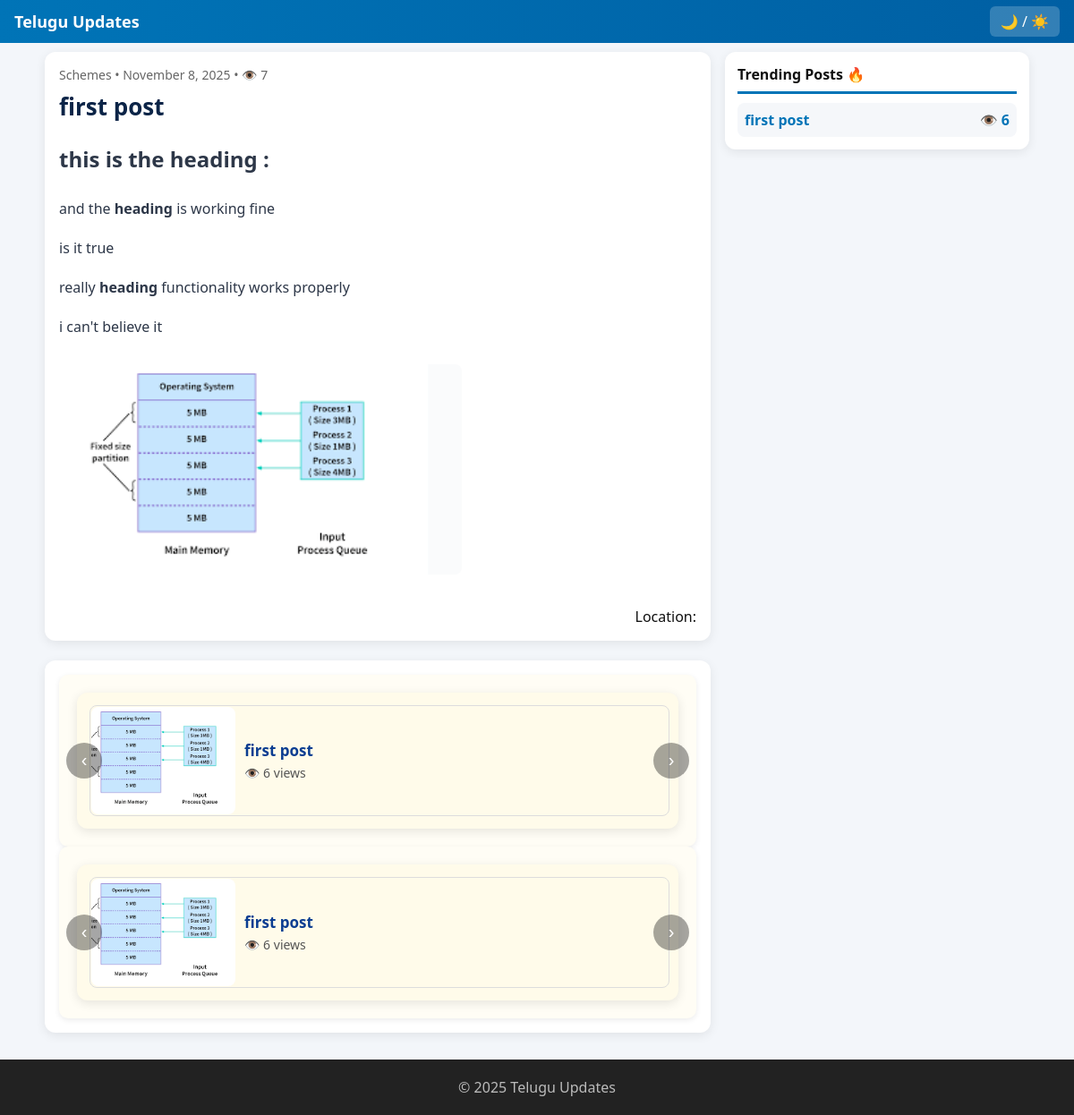
Screenshot of /post.php?id=3 with the database file from the repository.
### tables this page shows
CREATE TABLE IF NOT EXISTS `posts` (
  `id` INT(11) NOT NULL AUTO_INCREMENT,
  `title` VARCHAR(255) NOT NULL,
  `slug` VARCHAR(255) NOT NULL DEFAULT '',
  `category_id` INT(11) DEFAULT NULL,
  `excerpt` TEXT DEFAULT NULL,
  `content_html` LONGTEXT DEFAULT NULL,
  `thumb` VARCHAR(1024) DEFAULT NULL,
  `published` TINYINT(1) DEFAULT 0,
  `created_at` DATETIME NOT NULL DEFAULT CURRENT_TIMESTAMP,
  `labels` VARCHAR(255) DEFAULT '',
  `location` VARCHAR(255) DEFAULT '',
  `meta_description` TEXT DEFAULT NULL,
  `meta_keywords` TEXT DEFAULT NULL,
  `views` INT(11) DEFAULT 0,
  PRIMARY KEY (`id`),
  KEY `category_id` (`category_id`),
  CONSTRAINT `posts_ibfk_1` FOREIGN KEY (`category_id`) REFERENCES `categories` (`id`) ON DELETE SET NULL
);

CREATE TABLE IF NOT EXISTS `categories` (
  `id` INT(11) NOT NULL AUTO_INCREMENT,
  `name` VARCHAR(255) NOT NULL,
  `slug` VARCHAR(255) NOT NULL DEFAULT '',
  `post_count` INT(11) DEFAULT 0,
  `created_at` DATETIME NOT NULL DEFAULT CURRENT_TIMESTAMP,
  PRIMARY KEY (`id`)
);

### inc/functions.php (called while the page is built, shortened)
<?php
require_once __DIR__ . '/db.php';
$servername = $servername ?? DB_HOST ?? 'localhost';
$username   = $username ?? DB_USER ?? 'root';
$password   = $password ?? DB_PASS ?? '';
$dbname     = $dbname ?? DB_NAME ?? 'test';
function h($s) {
    return htmlspecialchars((string)$s, ENT_QUOTES, 'UTF-8');
}
try {
    $pdo = new PDO(
        "mysql:host=$servername;dbname=$dbname;charset=utf8mb4",
        $username,
        $password
    );
    $pdo->setAttribute(PDO::ATTR_ERRMODE, PDO::ERRMODE_EXCEPTION);
} catch (PDOException $e) {
    die("Database connection failed: " . $e->getMessage());
}
function get_settings() {
    static $settings = null;
    global $pdo;
    if ($settings === null) {
        $settings = [
            'site_title' => defined('SITE_TITLE') ? SITE_TITLE : 'My Site',
            'site_tagline' => defined('SITE_TAGLINE') ? SITE_TAGLINE : '',
            'adsense_id' => ''
        ];
        try {
            $stmt = $pdo->query("SELECT `key`,`value` FROM settings");
            foreach ($stmt->fetchAll(PDO::FETCH_ASSOC) as $row) {
                $settings[$row['key']] = $row['value'];
            }
        } catch (Exception $e) {
        }
    }
    return $settings;
}
?>

### post.php (the view, shortened to what this page needs)
<?php
require_once __DIR__ . '/inc/functions.php';
$id = isset($_GET['id']) ? (int)$_GET['id'] : 0;
function column_exists(PDO $pdo, $table, $column) {
    $sql = "SELECT COUNT(*) FROM INFORMATION_SCHEMA.COLUMNS WHERE TABLE_SCHEMA = DATABASE() AND TABLE_NAME = ? AND COLUMN_NAME = ?";
    $stmt = $pdo->prepare($sql);
    $stmt->execute([$table, $column]);
    return (bool)$stmt->fetchColumn();
}
$views_available = false;
try { $views_available = column_exists($pdo, 'posts', 'views'); } catch (Exception $e) {}
$stmt = $pdo->prepare('SELECT p.*, c.name AS category FROM posts p LEFT JOIN categories c ON p.category_id=c.id WHERE p.id=? AND p.published=1 LIMIT 1');
$stmt->execute([$id]);
$post = $stmt->fetch(PDO::FETCH_ASSOC);
if ($views_available) {
    $pdo->prepare('UPDATE posts SET views=views+1 WHERE id=?')->execute([$id]);
    $post['views'] = ($post['views'] ?? 0) + 1;
}
$popular = $pdo->query("SELECT id,title,thumb,views FROM posts WHERE published=1 ORDER BY views DESC,created_at DESC LIMIT 10")->fetchAll(PDO::FETCH_ASSOC);
$recent  = $pdo->query("SELECT id,title,thumb,views FROM posts WHERE published=1 ORDER BY created_at DESC LIMIT 10")->fetchAll(PDO::FETCH_ASSOC);
$trend   = $pdo->query("SELECT id,title,views FROM posts WHERE published=1 ORDER BY views DESC LIMIT 5")->fetchAll(PDO::FETCH_ASSOC);
$settings = get_settings();
?>
<!doctype html>
<html lang="te">
<head>
</head>
<body>
<header>
  <div class="site-title"><?= h($settings['site_title']); ?></div>
  <div><span class="toggle-dark" onclick="toggleDarkMode()">🌙 / ☀️</span></div>
</header>
<main class="container">
<div>
  <article class="card">
    <div class="meta"><?= h($post['category'] ?? 'General'); ?> • <?= h(date('F j, Y', strtotime($post['created_at']))); ?> • 👁️ <?= (int)$post['views']; ?></div>
    <h1><?= h($post['title']); ?></h1>
    <div class="post-content"><?= $post['content_html']; ?></div>
    <div style="text-align:right;">Location: <b><?= h($post['location']); ?></b></div>
  </article>
  <br>
  <article class="card">
    <div class="tiles-slider popular-slider">
      <button class="slider-btn prev-btn">‹</button>
      <div class="tiles-track" id="popularTrack">
        <?php foreach($popular as $p): $thumb = $p['thumb'] ?? ''; ?>
        <div class="tile">
          <a class="tile-link" href="post.php?id=<?= (int)$p['id']; ?>">
            <div class="tile-content">
              <?php if(!empty($thumb)): ?>
                <img src="<?= h($thumb); ?>" alt="<?= h($p['title']); ?>" class="tile-thumb">
              <?php else: ?>
                <div class="tile-thumb" style="display:flex;align-items:center;justify-content:center;background:#eef7f1;color:#059669;font-weight:700">No Image</div>
              <?php endif; ?>
              <div>
                <div class="tile-title"><?= h($p['title']); ?></div>
                <div class="tile-views">👁️ <?= (int)$p['views']; ?> views</div>
              </div>
            </div>
          </a>
        </div>
        <?php endforeach; ?>
      </div>
      <button class="slider-btn next-btn">›</button>
    </div>
    <div class="tiles-slider recent-slider">
      <button class="slider-btn prev-btn">‹</button>
      <div class="tiles-track" id="recentTrack">
        <?php foreach($recent as $r): $thumb = $r['thumb'] ?? ''; ?>
        <div class="tile">
          <a class="tile-link" href="post.php?id=<?= (int)$r['id']; ?>">
            <div class="tile-content">
              <?php if(!empty($thumb)): ?>
                <img src="<?= h($thumb); ?>" alt="<?= h($r['title']); ?>" class="tile-thumb">
              <?php else: ?>
                <div class="tile-thumb" style="display:flex;align-items:center;justify-content:center;background:#eef7f1;color:#059669;font-weight:700">No Image</div>
              <?php endif; ?>
              <div>
                <div class="tile-title"><?= h($r['title']); ?></div>
                <div class="tile-views">👁️ <?= (int)$r['views']; ?> views</div>
              </div>
            </div>
          </a>
        </div>
        <?php endforeach; ?>
      </div>
      <button class="slider-btn next-btn">›</button>
    </div>
  </article>
</div>
<div>
  <aside>
    <div class="sidebar-card">
      <h4>Trending Posts 🔥</h4>
      <div class="trending-list">
        <?php foreach($trend as $t): ?>
          <a class="trending-item" href="post.php?id=<?= (int)$t['id']; ?>">
            <span><?= h($t['title']); ?></span>
            <span>👁️ <?= (int)$t['views']; ?></span>
          </a>
        <?php endforeach; ?>
      </div>
    </div>
  </aside>
</div>
</main>
<footer>&copy; <?= date('Y').' '.h($settings['site_title']); ?></footer>
</body>
</html>

### post.php (style rules this page uses)
body { margin:0; font-family:'Segoe UI',sans-serif; background:#f3f6fa; color:#111; overflow-x:hidden; }
header { background:linear-gradient(90deg,#0074b7,#005fa3); color:#fff; padding:12px 16px; display:flex; justify-content:space-between; align-items:center; }
header .site-title { font-weight:700; font-size:18px; }
.toggle-dark { cursor:pointer; background:rgba(255,255,255,.1); padding:6px 10px; border-radius:6px; }
.container { max-width:1100px; margin:10px auto; display:grid; grid-template-columns:1fr 340px; gap:16px; padding:0 12px; }
.card { background:#fff; border-radius:12px; padding:16px; box-shadow:0 3px 12px rgba(0,0,0,0.08); }
.meta { color:#666; font-size:14px; margin-bottom:8px; }
h1 { margin:8px 0 14px; font-size:26px; color:#0b2447; }
.post-content { font-size:16px; line-height:1.75; color:#2d3748; overflow-wrap:break-word; }
.post-content img { max-width:100%; border-radius:8px; height:auto; margin:12px 0; }
.tiles-slider { position:relative; overflow:hidden; padding:10px; background:#fffdf5; border-radius:10px; box-shadow:0 2px 6px rgba(0,0,0,.08); }
.tiles-track { display:flex; transition:transform .5s ease; align-items:stretch; width:100%; }
.tile { flex:0 0 100%; max-width:100%; padding:10px; box-sizing:border-box; }
.tile-link { display:flex; flex-direction:column; align-items:flex-start; gap:12px; padding:14px; background:#fffbea; border-radius:12px; box-shadow:0 3px 12px rgba(0,0,0,0.1); text-decoration:none; color:#111; min-height:120px; }
.tile-thumb { width:25%; height:120px; object-fit:cover; border-radius:8px; }
.tile-title { font-weight:700; color:#0b3d91; font-size:17px; line-height:1.4; }
.tile-views { font-size:14px;color:#555;margin-top:4px; }
.slider-btn { position:absolute; top:50%; transform:translateY(-50%); border:none; width:40px; height:40px; border-radius:50%; background:rgba(0,0,0,.35); color:#fff; font-size:20px; cursor:pointer; z-index:5; }
.prev-btn { left:8px }
.next-btn { right:8px }
aside { background:#fff; border-radius:12px; padding:14px; box-shadow:0 3px 12px rgba(0,0,0,0.08); height:fit-content; }
.sidebar-card h4 { margin:0 0 10px; border-bottom:3px solid #0074b7; padding-bottom:8px; }
.trending-list { list-style:none; padding:0; margin:0; display:flex; flex-direction:column; gap:8px; }
.trending-item { display:flex; justify-content:space-between; align-items:center; padding:8px; border-radius:8px; background:#f5f7fa; text-decoration:none; color:#0074b7; font-weight:600; }
footer { background:#222; color:#bbb; text-align:center; padding:20px; margin-top:30px; }
.tile-content { width:100%; display:flex; align-items:center; gap:10px; background:#fffbea; border:1px solid #ddd; padding:1px; border-radius:8px; }
.toggle-dark { cursor: pointer; background: #fff3; padding: 6px 12px; border-radius: 6px; }

### rows the page displays
posts: category.name "Schemes", created_at "November 8, 2025", title "first post", content_html "this is the heading : and the heading is working fine is it true really heading functionality works properly i can't believe it", content_html (picture), thumb (picture), views "6"

### other values shown
$settings['site_title'] "Telugu Updates"
$post['views'] "7"
